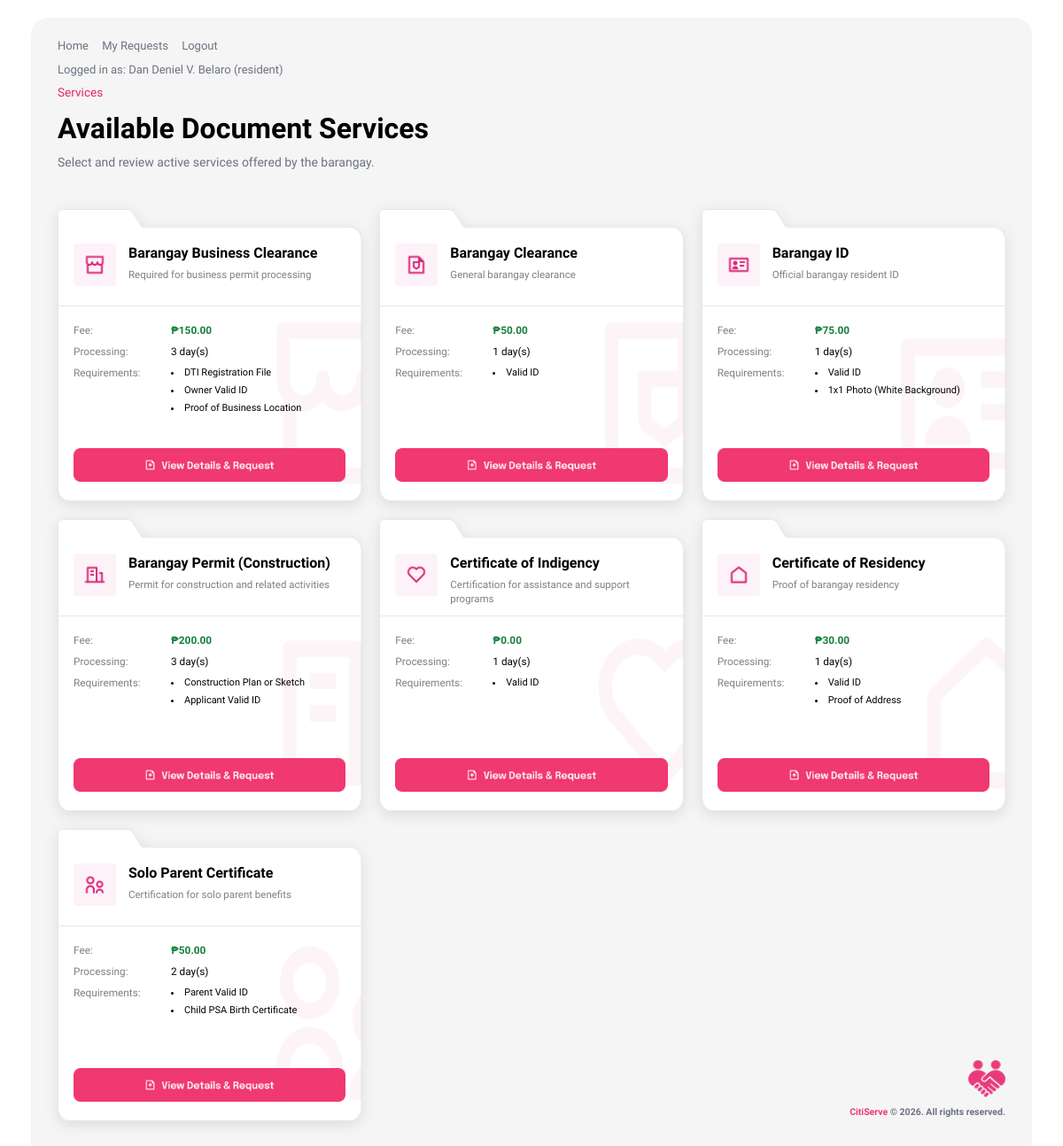
The app's page /public/services.php (signed in) with its own data.
### tables this page shows
CREATE TABLE `users` (
  `id` int(10) UNSIGNED NOT NULL,
  `full_name` varchar(100) NOT NULL,
  `email` varchar(100) NOT NULL,
  `password_hash` varchar(255) NOT NULL,
  `role` enum('resident','staff','admin') NOT NULL DEFAULT 'resident',
  `address` text DEFAULT NULL,
  `contact_number` varchar(20) DEFAULT NULL,
  `is_verified` tinyint(1) NOT NULL DEFAULT 1,
  `proof_of_id` varchar(255) DEFAULT NULL,
  `created_at` timestamp NULL DEFAULT current_timestamp(),
  `updated_at` timestamp NULL DEFAULT current_timestamp() ON UPDATE current_timestamp()
);

CREATE TABLE `document_services` (
  `id` int(10) UNSIGNED NOT NULL,
  `name` varchar(100) NOT NULL,
  `description` text DEFAULT NULL,
  `price` decimal(10,2) NOT NULL DEFAULT 0.00,
  `processing_time_days` int(11) NOT NULL DEFAULT 1,
  `is_active` tinyint(1) NOT NULL DEFAULT 1,
  `created_at` timestamp NULL DEFAULT current_timestamp(),
  `updated_at` timestamp NULL DEFAULT current_timestamp() ON UPDATE current_timestamp()
);

### app/config/database.php (called while the page is built)
<?php
return [
    'driver'   => 'mysql',
    'host'     => '127.0.0.1',
    'port'     => 3306,
    'database' => 'citiserve_db',
    'username' => 'phpmyadmin',
    'password' => 'YourStrongPassword',
    'charset'  => 'utf8mb4',
    'collation'=> 'utf8mb4_unicode_ci',
];

### app/core/Database.php (called while the page is built)
<?php
class Database
{
    private $connection;
    public function __construct()
    {
        $config = require __DIR__ . '/../config/database.php';
        $dsn = $config['driver'] . ':host=' . $config['host']
             . ';port=' . $config['port']
             . ';dbname=' . $config['database']
             . ';charset=' . $config['charset'];
        try {
            $this->connection = new PDO(
                $dsn,
                $config['username'],
                $config['password'],
                [
                    PDO::ATTR_ERRMODE            => PDO::ERRMODE_EXCEPTION,
                    PDO::ATTR_DEFAULT_FETCH_MODE => PDO::FETCH_ASSOC,
                    PDO::ATTR_EMULATE_PREPARES   => false,
                ]
            );
        } catch (PDOException $e) {
            die('Database connection failed: ' . $e->getMessage());
        }
    }
    public function getConnection()
    {
        return $this->connection;
    }
}

### app/core/CitiServeData.php (called while the page is built, shortened)
<?php
require_once __DIR__ . '/Database.php';
require_once __DIR__ . '/../models/User.php';
class CitiServeData
{
    private $db;
    public function __construct()
    {
        $database = new Database();
        $this->db = $database->getConnection();
    }
    public function findUserById($id)
    {
        $stmt = $this->db->prepare('SELECT * FROM users WHERE id = ? LIMIT 1');
        $stmt->execute([$id]);
        $row = $stmt->fetch();
        return $row ? User::fromRow($row) : null;
    }
    public function getAllActiveDocumentServices()
    {
        $sql = 'SELECT id, name, description, price, processing_time_days FROM document_services WHERE is_active = 1 ORDER BY name ASC';
        return $this->db->query($sql)->fetchAll();
    }
}

### app/helpers/auth.php (called while the page is built, shortened)
<?php
require_once __DIR__ . '/../core/CitiServeData.php';
function require_login()
{
    $data = new CitiServeData();
    $userId = (int)$_SESSION['user_id'];
    $user = $data->findUserById($userId);
    $userInfo = [
        'id' => $user->id,
        'full_name' => $user->full_name,
        'email' => $user->email,
        'role' => $user->role
    ];
    return $userInfo;
}

### app/models/User.php (called while the page is built, shortened)
<?php
class User
{
    public static function fromRow($row)
    {
        $user = new User();
        if (isset($row['id'])) {
            $user->id = (int)$row['id'];
        } else {
            $user->id = null;
        }
        $user->full_name = isset($row['full_name']) ? $row['full_name'] : '';
        $user->email = isset($row['email']) ? $row['email'] : '';
        $user->password_hash = isset($row['password_hash']) ? $row['password_hash'] : '';
        $user->role = isset($row['role']) ? $row['role'] : 'resident';
        $user->address = isset($row['address']) ? $row['address'] : null;
        $user->contact_number = isset($row['contact_number']) ? $row['contact_number'] : null;
        $user->is_verified = isset($row['is_verified']) ? (int)$row['is_verified'] : 1;
        $user->proof_of_id = isset($row['proof_of_id']) ? $row['proof_of_id'] : null;
        $user->created_at = isset($row['created_at']) ? $row['created_at'] : null;
        $user->updated_at = isset($row['updated_at']) ? $row['updated_at'] : null;
        return $user;
    }
}

### app/helpers/document_request.php (called while the page is built, shortened)
<?php
function document_request_suffix_options()
{
    return ['', 'Jr', 'Sr', 'II', 'III', 'IV'];
}

### public/services.php (the view, shortened to what this page needs)
<?php
require_once __DIR__ . '/../app/helpers/auth.php';
require_once __DIR__ . '/../app/core/CitiServeData.php';
require_once __DIR__ . '/../app/helpers/document_request.php';
$user = require_login();
$data = new CitiServeData();
$services = $data->getAllActiveDocumentServices();
$definitions = document_request_definitions();
$cardVisuals = [
    'Barangay Business Clearance' => ['bg' => 'Barangay Business Clearance - Container (1).png', 'icon' => 'docu-bbc.png'],
    'Barangay Clearance' => ['bg' => 'Barangay Clearance - Container.png', 'icon' => 'docu-bc.png'],
    'Barangay ID' => ['bg' => 'Barangay ID - Container.png', 'icon' => 'docu-bid.png'],
    'Barangay Permit (Construction)' => ['bg' => 'Barangay Permit (Construction) - Container.png', 'icon' => 'docu-bp.png'],
    'Certificate of Indigency' => ['bg' => 'Certificate of Indigency - Container.png', 'icon' => 'docu-coi.png'],
    'Certificate of Residency' => ['bg' => 'Certificate of Residency - Container.png', 'icon' => 'docu-br.png'],
    'Solo Parent Certificate' => ['bg' => 'Solo Parent Certificate - Container.png', 'icon' => 'docu-spc.png'],
];
function h($v)
{
    return htmlspecialchars((string)$v, ENT_QUOTES, 'UTF-8');
}
?>
<!doctype html>
<html lang="en">
<head>
    <link rel="stylesheet" href="/CitiServe/frontend/document_request/css/document.css">
</head>
<body>
<div class="content-area">
    <div class="top-links">
        <a href="/CitiServe/public/index.php">Home</a>
        <a href="/CitiServe/public/my_requests.php">My Requests</a>
        <a href="/CitiServe/public/logout.php">Logout</a>
    </div>
    <div class="status-note">Logged in as: <?= h($user['full_name']) ?> (<?= h($user['role']) ?>)</div>
    <div class="form-breadcrumb" id="form-breadcrumb"></div>
    <div class="page-header">
        <h1>Available Document Services</h1>
        <p>Select and review active services offered by the barangay.</p>
    </div>
    <div class="grid">
        <?php foreach ($services as $s): ?>
            <?php
            $name = (string)$s['name'];
            $definition = $definitions[$name];
            $visual = $cardVisuals[$name] ?? ['bg' => 'Barangay Clearance - Container.png', 'icon' => 'docu-bc.png'];
            ?>
            <div class="card" style="background-image:url('/CitiServe/frontend/document_request/images/<?= h($visual['bg']) ?>')">
                <div class="card-content">
                    <div class="card-main">
                        <div class="card-top">
                            <img src="/CitiServe/frontend/document_request/images/<?= h($visual['icon']) ?>" class="card-icon" alt="">
                            <div>
                                <div class="card-title"><?= h($name) ?></div>
                                <div class="card-desc"><?= h((string)($s['description'] ?? '')) ?></div>
                            </div>
                        </div>
                        <div class="divider"></div>
                        <div class="card-meta">
                            <span><b>Fee:</b> <span class="price">₱<?= h((string)$s['price']) ?></span></span>
                            <span><b>Processing:</b> <span class="processing"><?= h((string)$s['processing_time_days']) ?> day(s)</span></span>
                            <span><b>Requirements:</b>
                                <ul>
                                    <?php foreach ((array)$definition['required_uploads'] as $upload): ?>
                                        <li><?= h((string)$upload['label']) ?></li>
                                    <?php endforeach; ?>
                                </ul>
                            </span>
                        </div>
                    </div>
                    <?php if (($user['role'] ?? '') === 'resident'): ?>
                        <a href="/CitiServe/public/request_select.php?service_id=<?= (int)$s['id'] ?>">
                            <img src="/CitiServe/frontend/document_request/images/docu-view-deets.png" class="view-btn" alt="Request">
                        </a>
                    <?php endif; ?>
                </div>
            </div>
        <?php endforeach; ?>
        <div class="footer">
            <img src="/CitiServe/frontend/document_request/images/docu-logo.png" class="footer-logo" alt="CitiServe">
            <div class="form-logo-text">
                <span class="logo-pink">CitiServe</span>
                <span class="logo-gray"> © 2026. All rights reserved.</span>
            </div>
        </div>
    </div>
</div>
</body>
</html>

### frontend/document_request/css/document.css (style rules this page uses)
* { margin:0; padding:0; box-sizing:border-box; }
body { font-family:'Epilogue', sans-serif; background:#FFFFFF; padding: 0; }
.content-area { background: #F5F5F5; border-radius: 20px; padding: 24px 30px; margin: 10px 0; min-height: calc(100vh - 90px); margin: 20px 35px 28px 35px; }
.form-breadcrumb { margin-bottom: 14px; font-size: 13.6px; color: #6B7280; font-weight: 500; }
.page-header h1 { font-size:32px; font-weight:700; margin-bottom: 11px; }
.page-header p { font-size:14px; color:#6B7280; margin-bottom: 25px; }
.grid { display:grid; grid-template-columns:repeat(3,1fr); gap:20px; padding: 20px 0; }
.card { height: 330px; border-radius:8px; background-size:100% 100%; background-position:center; background-repeat:no-repeat; transition:0.3s; filter: drop-shadow(0 4px 8px rgba(0, 0, 0, 0.10)); }
.card-content { height:100%; padding:18px; display:flex; flex-direction:column; }
.card-main { flex-grow:1; }
.card-top { display:flex; gap:14px; margin-top:20px; height: 51px; }
.card-top div { margin-top:1px; }
.card-icon { width:48px; height:48px; position:relative; top:1px; }
.card-title { font-size:16px; font-weight:700; margin-bottom:7px; }
.card-desc { font-size:11.5px; color:rgba(0,0,0,0.5); display:-webkit-box; -webkit-line-clamp:2; -webkit-box-orient:vertical; overflow:hidden; line-height: 16px; }
.divider { height:1px; background:#E5E7EB; margin:20px -18px; }
.card-meta { font-size: 11.8px; margin-top: 16px; display: flex; flex-direction: column; gap: 10px; }
.card-meta span { display: flex; align-items: flex-start; }
.card-meta span b { min-width: 110px; color: rgba(0,0,0,0.5); font-weight: 400; }
.card-meta span .price { color: #15803D; font-weight: 600; }
.card-meta span ul { list-style-position: inside; margin: 0; padding: 0; display: flex; flex-direction: column; gap: 7px; font-size: 11px; }
.card-meta span ul li { margin: 0; padding-left: 0; }
.view-btn { width:100%; margin-top:30px; cursor:pointer; }
.footer { display: flex; flex-direction: column; align-items: flex-end; justify-content: flex-end; gap: 10px; padding-bottom: 4px; grid-column: 2 / 4; }
.footer-logo { height: 42px; width: 42px; }
.form-logo-text { font-size: 10.5px; font-weight: 500; }
.logo-pink { color: #F03871; font-weight: 700; }
.logo-gray { color: #6B7280; font-weight: 600; }

### public/services.php (style rules this page uses)
.top-links { margin-bottom: 12px; font-size: 13px; color: #6B7280; }
.top-links a { color: #6B7280; text-decoration: none; margin-right: 12px; }
.status-note { margin-bottom: 10px; color: #6B7280; font-size: 13px; }

### records on screen
users: full_name "Dan Deniel V. Belaro", role "resident"
document_services: shows a picture, name "Barangay Business Clearance", description "Required for business permit processing", price "150.00", processing_time_days "3", label "DTI Registration File", label "Owner Valid ID", label "Proof of Business Location"
document_services: name (picture), shows a picture, name "Barangay Clearance", description "General barangay clearance", price "50.00", processing_time_days "1", label "Valid ID"
document_services: name (picture), shows a picture, name "Barangay ID", description "Official barangay resident ID", price "75.00", processing_time_days "1", label "Valid ID", label "1x1 Photo (White Background)"
document_services: shows a picture, name "Barangay Permit (Construction)", description "Permit for construction and related activities", price "200.00", processing_time_days "3", label "Construction Plan or Sketch", label "Applicant Valid ID"
document_services: name (picture), shows a picture, name "Certificate of Indigency", description "Certification for assistance and support programs", price "0.00", processing_time_days "1", label "Valid ID"
document_services: name (picture), shows a picture, name "Certificate of Residency", description "Proof of barangay residency", price "30.00", processing_time_days "1", label "Valid ID", label "Proof of Address"
document_services: name (picture), shows a picture, name "Solo Parent Certificate", description "Certification for solo parent benefits", price "50.00", processing_time_days "2", label "Parent Valid ID", label "Child PSA Birth Certificate"
